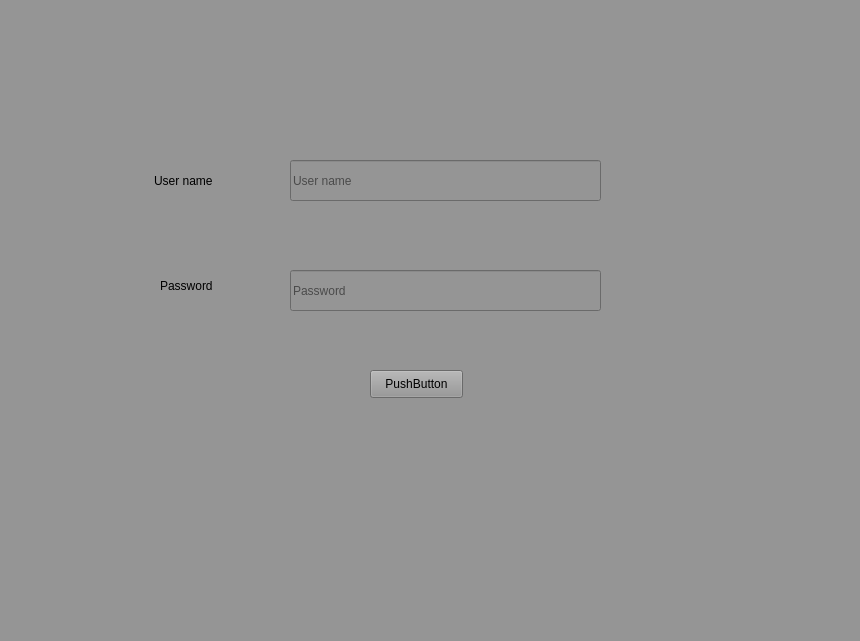
<?xml version="1.0" encoding="UTF-8"?>
<ui version="4.0">
 <class>MainWindow</class>
 <widget class="QMainWindow" name="MainWindow">
  <property name="geometry">
   <rect>
    <x>0</x>
    <y>0</y>
    <width>860</width>
    <height>641</height>
   </rect>
  </property>
  <property name="windowTitle">
   <string>MainWindow</string>
  </property>
  <widget class="QWidget" name="centralwidget">
   <widget class="QWidget" name="widget" native="true">
    <property name="geometry">
     <rect>
      <x>-10</x>
      <y>-10</y>
      <width>871</width>
      <height>651</height>
     </rect>
    </property>
    <property name="styleSheet">
     <string notr="true">background-color: rgb(149, 149, 149);</string>
    </property>
    <widget class="QLineEdit" name="tb1">
     <property name="geometry">
      <rect>
       <x>300</x>
       <y>170</y>
       <width>311</width>
       <height>41</height>
      </rect>
     </property>
     <property name="text">
      <string/>
     </property>
     <property name="placeholderText">
      <string>User name</string>
     </property>
    </widget>
    <widget class="QLineEdit" name="tb2">
     <property name="geometry">
      <rect>
       <x>300</x>
       <y>280</y>
       <width>311</width>
       <height>41</height>
      </rect>
     </property>
     <property name="echoMode">
      <enum>QLineEdit::Password</enum>
     </property>
     <property name="dragEnabled">
      <bool>false</bool>
     </property>
     <property name="placeholderText">
      <string>Password</string>
     </property>
     <property name="cursorMoveStyle">
      <enum>Qt::LogicalMoveStyle</enum>
     </property>
    </widget>
    <widget class="QLabel" name="label">
     <property name="geometry">
      <rect>
       <x>164</x>
       <y>175</y>
       <width>91</width>
       <height>31</height>
      </rect>
     </property>
     <property name="text">
      <string>User name</string>
     </property>
    </widget>
    <widget class="QLabel" name="label_2">
     <property name="geometry">
      <rect>
       <x>170</x>
       <y>280</y>
       <width>91</width>
       <height>31</height>
      </rect>
     </property>
     <property name="text">
      <string>Password</string>
     </property>
    </widget>
    <widget class="QPushButton" name="b1">
     <property name="geometry">
      <rect>
       <x>380</x>
       <y>380</y>
       <width>93</width>
       <height>28</height>
      </rect>
     </property>
     <property name="text">
      <string>PushButton</string>
     </property>
    </widget>
   </widget>
  </widget>
 </widget>
 <resources/>
 <connections/>
</ui>
